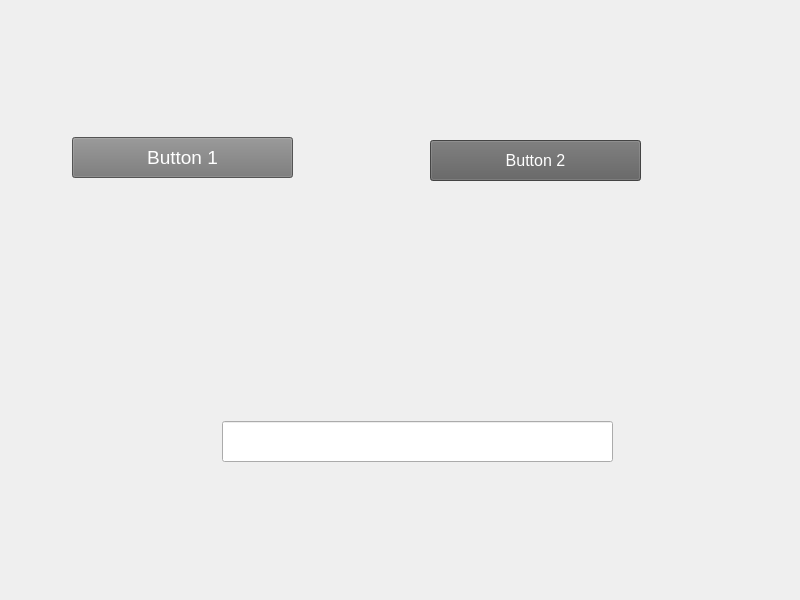
<?xml version="1.0" encoding="UTF-8"?>
<ui version="4.0">
 <class>MainWindow</class>
 <widget class="QMainWindow" name="MainWindow">
  <property name="geometry">
   <rect>
    <x>0</x>
    <y>0</y>
    <width>800</width>
    <height>600</height>
   </rect>
  </property>
  <property name="windowTitle">
   <string>MainWindow</string>
  </property>
  <widget class="QWidget" name="centralwidget">
   <widget class="QPushButton" name="pushButton">
    <property name="geometry">
     <rect>
      <x>72</x>
      <y>137</y>
      <width>221</width>
      <height>41</height>
     </rect>
    </property>
    <property name="font">
     <font>
      <pointsize>14</pointsize>
     </font>
    </property>
    <property name="styleSheet">
     <string notr="true">background-color: rgb(118, 118, 118);
color: rgb(255, 255, 255);</string>
    </property>
    <property name="text">
     <string>Button 1</string>
    </property>
   </widget>
   <widget class="QPushButton" name="pushButton_2">
    <property name="geometry">
     <rect>
      <x>430</x>
      <y>140</y>
      <width>211</width>
      <height>41</height>
     </rect>
    </property>
    <property name="font">
     <font>
      <pointsize>12</pointsize>
     </font>
    </property>
    <property name="styleSheet">
     <string notr="true">background-color: rgb(95, 95, 95);
color: rgb(255, 255, 255);</string>
    </property>
    <property name="text">
     <string>Button 2</string>
    </property>
   </widget>
   <widget class="QLineEdit" name="lineEdit">
    <property name="geometry">
     <rect>
      <x>222</x>
      <y>421</y>
      <width>391</width>
      <height>41</height>
     </rect>
    </property>
   </widget>
  </widget>
 </widget>
 <resources/>
 <connections/>
</ui>
